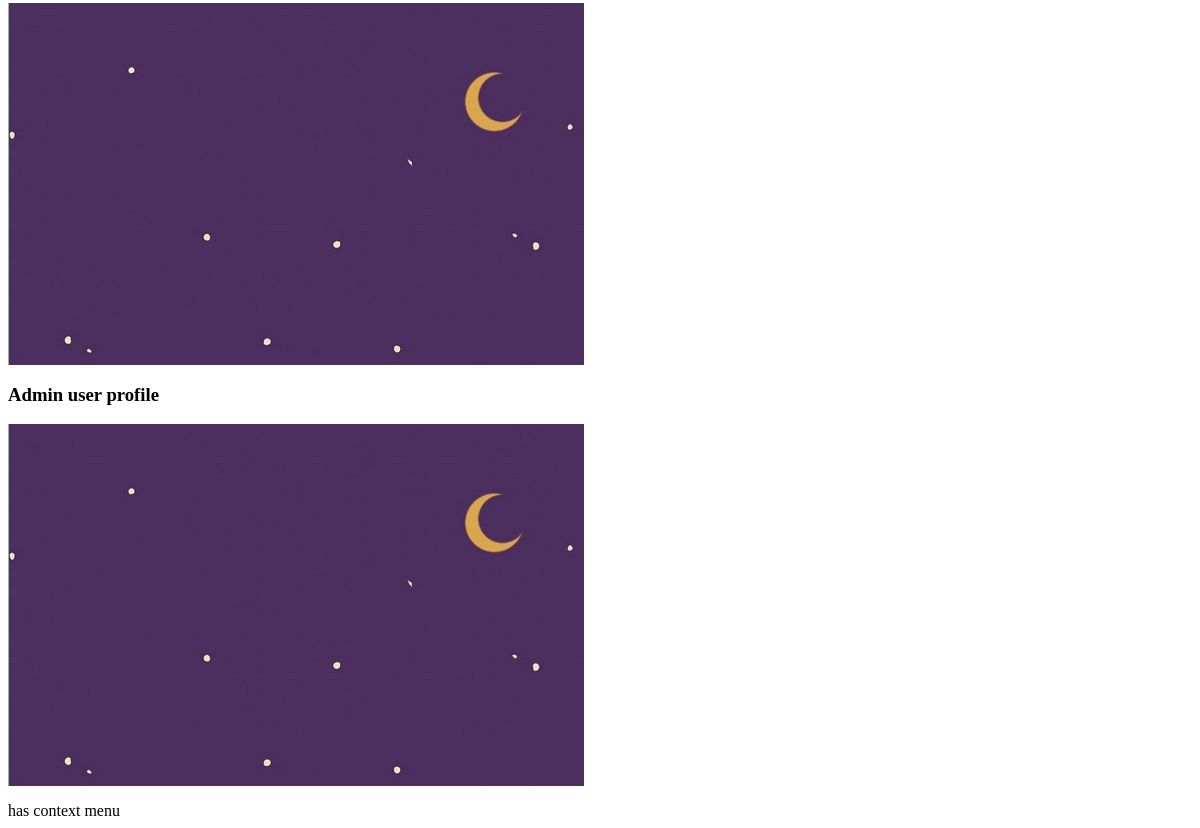
Before: /newposts (lower part) with the older database file.
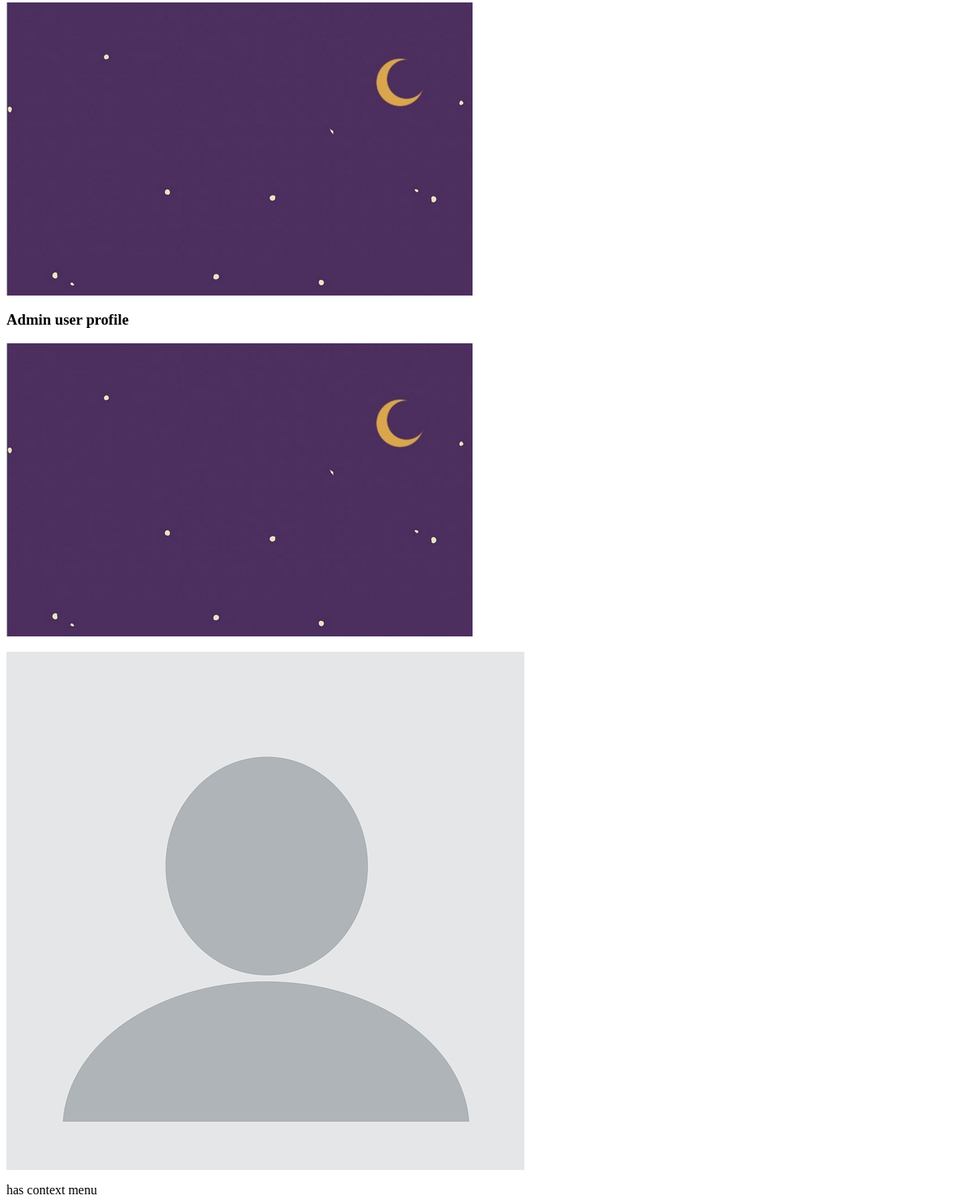
After: the same page with the newer database file.
### core/models.py (models this page shows, shortened)
class Profile(models.Model):
    user = models.ForeignKey(User, on_delete=models.CASCADE)
    id_user = models.IntegerField()
    bio = models.TextField(blank=True)
    profileimg = models.ImageField(upload_to='profile_images', default='blank-profile-picture.png')
    location = models.CharField(max_length=100, blank=True)

### core/views.py (the view)
# urls.py: path('newposts', views.newposts, name='newposts')
def newposts(request):
    posts = Post.objects.all()
    profile_info = Profile.objects.all()
    return render(request, 'post.html', {'posts': posts, 'profile_info': profile_info})

### templates/post.html (shortened to what this page needs)
{% load static %}
{% for profile in profile_info %}
<div>
<h3>{{ profile.bio }}</h3>
<img src="{{ profile.profileimg.url }}" alt="Profile Image">
</div>
{% empty %}
<p>No profiles found.</p>
{% endfor %}
has context menu

Changed rows visible on the page:
added Profile: profileimg (placeholder picture)
